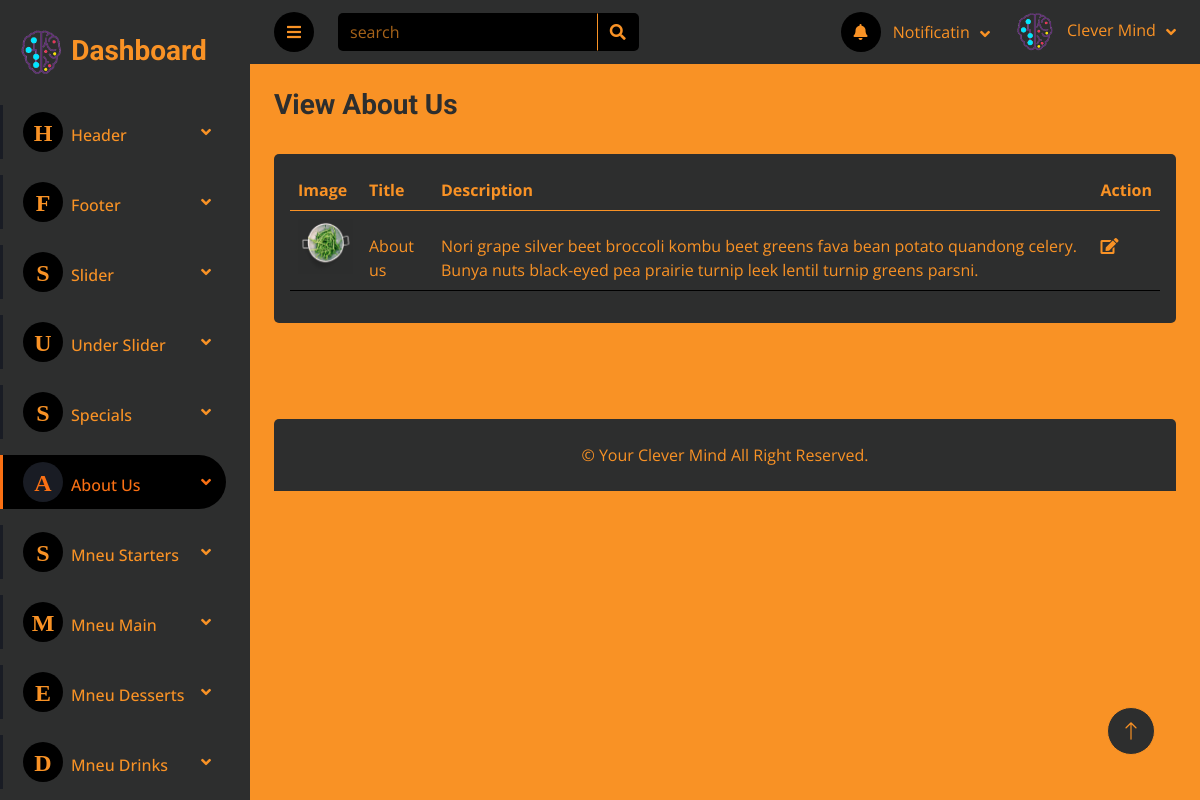
The page /Dashboard/view_about.php on the database its author committed.
### tables this page shows
CREATE TABLE `about` (
  `id_about` int(11) NOT NULL,
  `img_about` text NOT NULL,
  `title_about` varchar(200) NOT NULL,
  `description_about` varchar(500) NOT NULL
);

### Dashboard/view_about.php (the view, shortened to what this page needs)
<?php
include "inc/header.php";
?>
                <div class="navbar-nav nv w-100">
                    <div class="nav-item dropdown mb-3">
                        <a href="#" class="nav-link dropdown-toggle" data-bs-toggle="dropdown"><i class="fa me-2"><span style="font-size: 24px;">H</span></i>Header</a>
                    </div>
                    <div class="nav-item dropdown mb-3">
                        <a href="#" class="nav-link dropdown-toggle" data-bs-toggle="dropdown"><i class="fa me-2"><span style="font-size: 24px;">F</span></i>Footer</a>
                    </div>
                    <div class="nav-item dropdown mb-3">
                        <a href="#" class="nav-link dropdown-toggle" data-bs-toggle="dropdown"><i class="fa me-2"><span style="font-size: 24px;">S</span></i>Slider</a>
                    </div>
                    <div class="nav-item dropdown mb-3">
                        <a href="#" class="nav-link dropdown-toggle" data-bs-toggle="dropdown"><i class="fa me-2"><span style="font-size: 24px;">U</span></i>Under Slider</a>
                    </div>
                    <div class="nav-item dropdown mb-3">
                        <a href="#" class="nav-link dropdown-toggle" data-bs-toggle="dropdown"><i class="fa me-2"><span style="font-size: 24px;">S</span></i>Specials</a>
                    </div>
                    <div class="nav-item dropdown mb-3">
                        <a href="#" class="nav-link dropdown-toggle active" data-bs-toggle="dropdown"><i class="fa me-2"><span style="font-size: 24px;">A</span></i>About Us</a>
                    </div>
                    <div class="nav-item dropdown mb-3">
                        <a href="#" class="nav-link dropdown-toggle" data-bs-toggle="dropdown"><i class="fa me-2"><span style="font-size: 24px;">S</span></i>Mneu Starters</a>
                    </div>
                    <div class="nav-item dropdown mb-3">
                        <a href="#" class="nav-link dropdown-toggle" data-bs-toggle="dropdown"><i class="fa me-2"><span style="font-size: 24px;">M</span></i>Mneu Main</a>
                    </div>
                    <div class="nav-item dropdown mb-3">
                        <a href="#" class="nav-link dropdown-toggle" data-bs-toggle="dropdown"><i class="fa me-2"><span style="font-size: 24px;">E</span></i>Mneu Desserts</a>
                    </div>
                    <div class="nav-item dropdown mb-3">
                        <a href="#" class="nav-link dropdown-toggle" data-bs-toggle="dropdown"><i class="fa me-2"><span style="font-size: 24px;">D</span></i>Mneu Drinks</a>
                    </div>
                </div>
            </nav>
        </div>
        <div class="content">
           <?php
            include "inc/navbar.php";
           ?>
            <div class="container-fluid pt-4 px-4">
                <div class="row g-4">
                        <div class="col-sm-6 col-xl-6">
                            <h3 class="text-secondary alert-link">View About Us</h3>
                        </div>
                    </div>
                <div class="row mt-4">
                    <div class="col-sm-12 col-xl-12">
                        <div class="bg-secondary rounded table-responsive cust-secroll h-100 p-3">
                            <table class="table table-hover">
                                <thead>
                                    <tr>
                                        <th scope="col">Image</th>
                                        <th scope="col">Title</th>
                                        <th scope="col">Description</th>
                                        <th scope="col">Action</th>
                                    </tr>
                                </thead>
                                <tbody>
                                    <?php
                                       $select="SELECT * FROM `about`";
                                       $query=mysqli_query($conn , $select);
                                       while($row=mysqli_fetch_assoc($query)):
                                    ?>
                                        <tr>
                                            <td>
                                                <img src="Upload/<?php echo htmlspecialchars($row['img_about']) ; ?>" title="<?php echo htmlspecialchars($row['img_about']) ; ?>" style="width: 55px ; height:55px ; cursor: pointer;">
                                            </td>
                                            <td style="padding-top: 23px;"><?php echo htmlspecialchars($row['title_about']) ; ?></td>
                                            <td style="padding-top: 23px;"><?php echo htmlspecialchars($row['description_about']) ; ?></td>
                                            <td style="padding-top: 23px;">
                                                <a href="add_about.php?edit_about=<?php echo $row['id_about']; ?>" ><i class="fa fa-edit" title="edit"></i></a>
                                            </td>
                                        </tr>
                                    <?php endwhile; ?>
                                </tbody>
                            </table>
                        </div>
                    </div>
                </div>
                <br><br><br>
            </div>
<?php
    include "inc/footer.php";
?>

### Dashboard/css/style.css (style rules this page uses)
:root { --primary: #EB1616; --secondary: #191C24; --dark: #000000; --black-b: #2d2e2e ; --orange : #F99225 ; --place : #f99325ab; --thumb : #836b545e; --orange-h: rgb(250, 112, 19) ; }
.content { margin-left: 250px; min-height: 100vh; background: var(--orange); transition: 0.5s; }
@media (min-width: 992px) { .content { width: calc(100% - 250px); } }
.sidebar .navbar .navbar-nav .nav-link { padding: 7px 20px; color: var(--orange); font-weight: 500; border-left: 3px solid var(--secondary); border-radius: 0 30px 30px 0; outline: none; }
.sidebar .navbar .navbar-nav .nav-link:hover, .sidebar .navbar .navbar-nav .nav-link.active { color: var(--orange-h); background: var(--dark); border-color: var(--orange-h); }
.sidebar .navbar .navbar-nav .nav-link i { width: 40px; height: 40px; display: inline-flex; align-items: center; justify-content: center; background: var(--dark); border-radius: 40px; }
.sidebar .navbar .navbar-nav .nav-link:hover i, .sidebar .navbar .navbar-nav .nav-link.active i { background: var(--secondary); }
.sidebar .navbar .dropdown-toggle::after { position: absolute; top: 15px; right: 15px; border: none; content: "\f107"; font-family: "Font Awesome 5 Free"; font-weight: 900; transition: .5s; }

### rows shown on the page
about: img_about (picture), title_about "About us", description_about "Nori grape silver beet broccoli kombu beet greens fava bean potato quandong celery. Bunya nuts black-eyed pea prairie turnip leek lentil turnip greens parsni."
